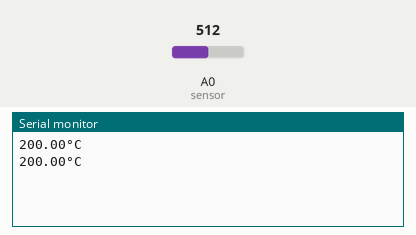
A sketch run on a simulated Arduino Uno, built with avr-gcc and run on an emulated ATmega328P. Parts: the last lines printed to the serial monitor. The inputs (shaded band) are chosen by the test bench; at power-on: A0 (sensor) = 512.

Above: at 2.8 s.
2.9 s: A0 (sensor) set to 716
At 3.8 s:
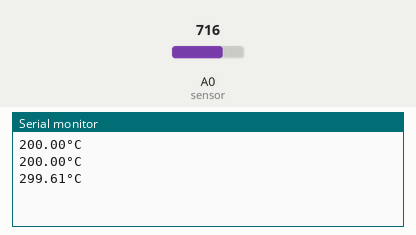
4.4 s: A0 (sensor) set to 900
At 5.8 s:
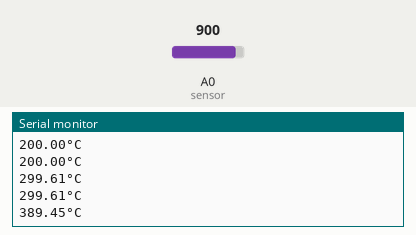
Timing chart, 0 to 7.4 s (numbered marks = the images above; inputs shaded):
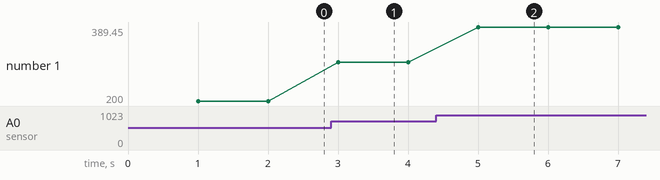

Measured:
- after the input at 2.9 s, the serial monitor: prints a new line after 0.10 s (image 1)
- after the input at 4.4 s, the serial monitor: prints a new line after 0.60 s (image 2)
- plotted number 1: 200 → 299.61 after the input at 2.9 s, 299.61 → 389.45 after the input at 4.4 s

The sketch:

ex2.ino
```cpp
#include <TimerOne.h>

void sensor();

void setup() {
  Serial.begin(9600);
  Timer1.initialize(1000000);
  Timer1.attachInterrupt(sensor);
}

void loop() {}

void sensor() {
  float temperature = ((analogRead(A0) * 5.0 / 1024.0) - 0.5) * 100;
  Serial.print(temperature);
  Serial.println("°C");
}
```
